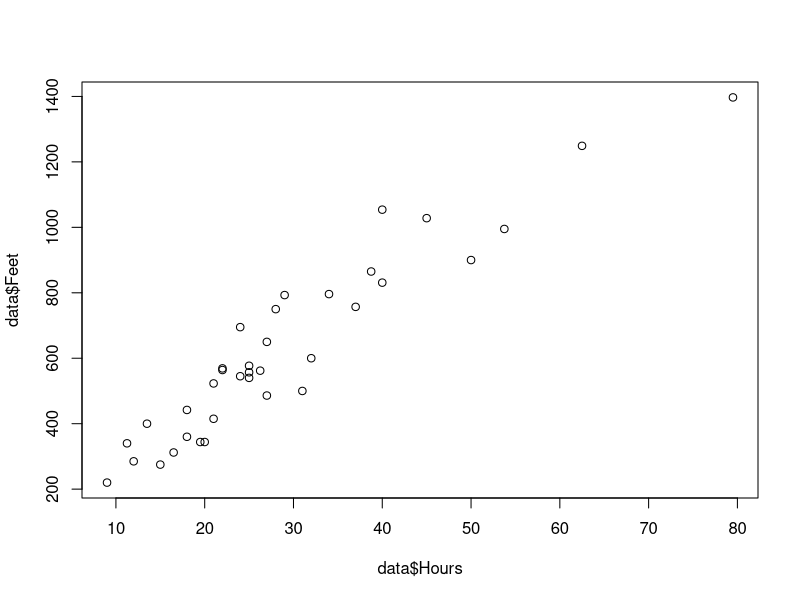
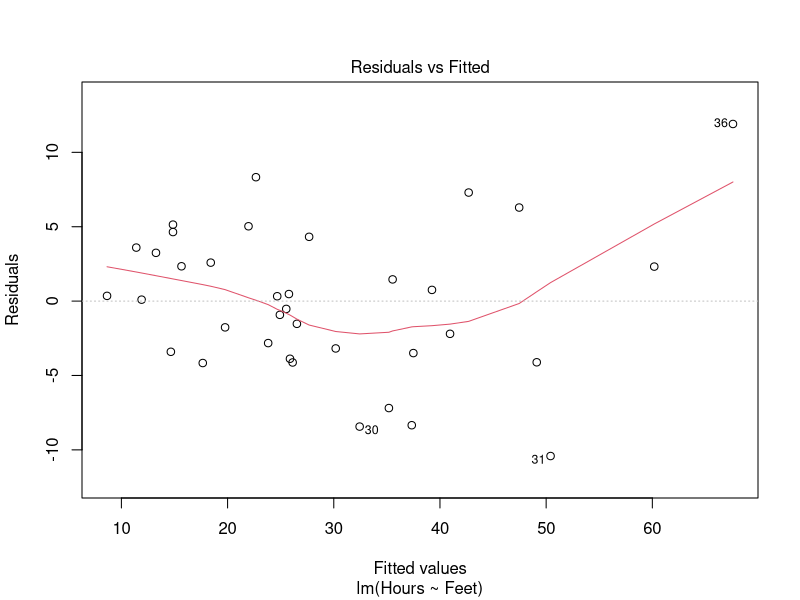
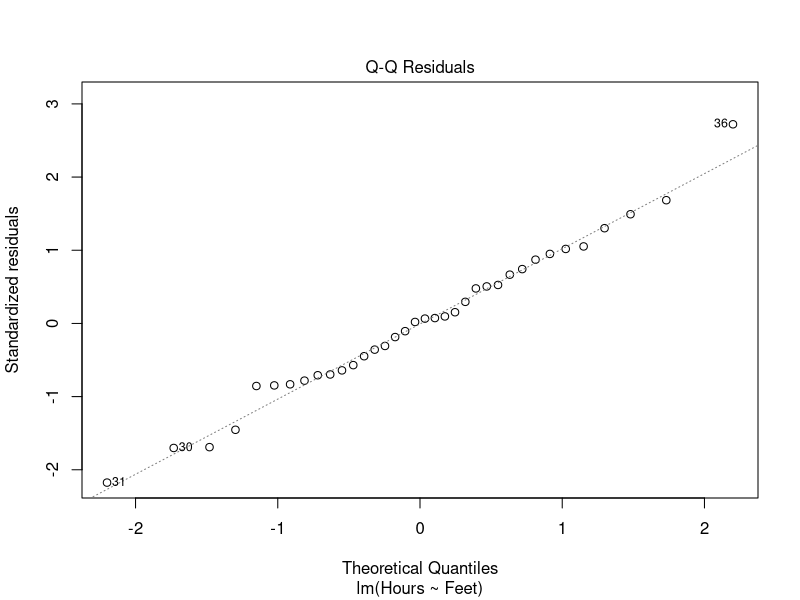
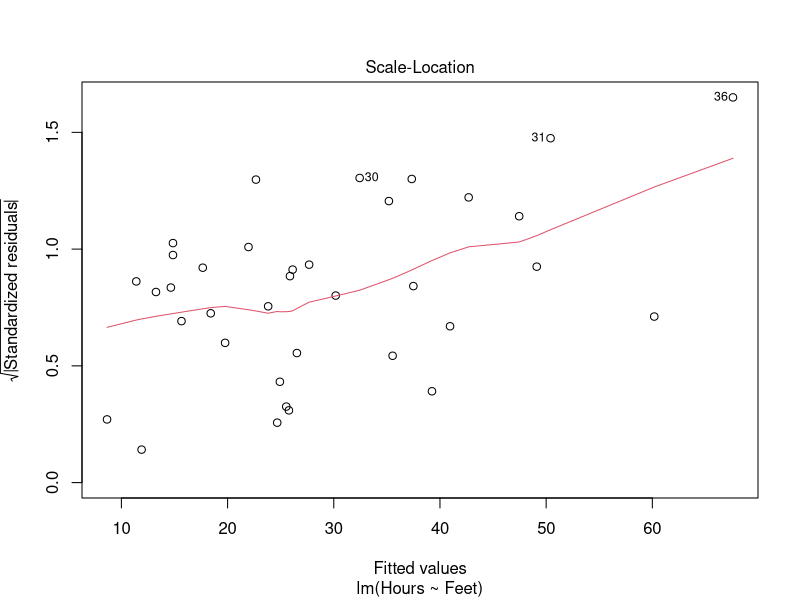
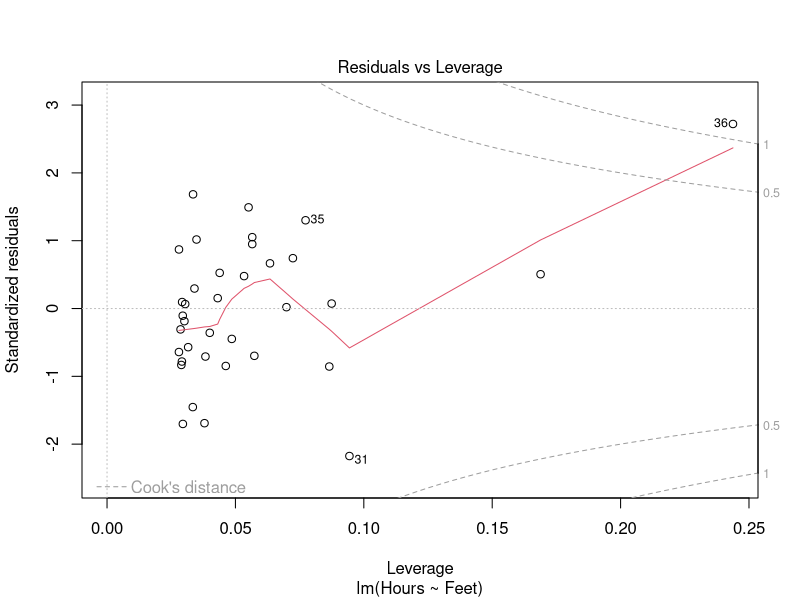

Reproduce these figures in R, in order.
library(readxl)
data <- read_excel("./data/Moving.xlsx")
model <- lm(Hours ~ Feet, data = data)
print(summary(model))


plot(data$Hours, data$Feet)
abline(model, col = "red")
plot(model)


new_data <- data.frame(Feet = 800)
predictions <- predict(model, new_data)
print(predictions)
